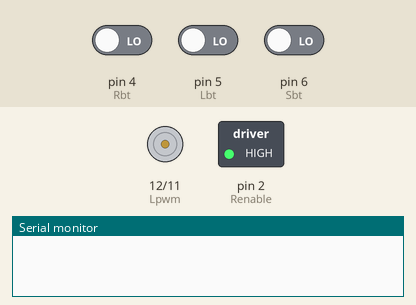
A sketch run on a simulated Arduino Uno, built with avr-gcc and run on an emulated ATmega328P. Shown: motor-driver pin pairs drawn as motors (green arrow = first pin HIGH = forward, orange = second pin HIGH = backward, longer = more drive, scaled by the enable pin), switched loads named in the sketch (green lamp = pin HIGH), the last lines printed to the serial monitor. Inputs (shaded band) come from the test bench; at power-on: pin 4 (Rbt) LOW, pin 5 (Lbt) LOW, pin 6 (Sbt) LOW.

Above: at 6.2 s.
6.3 s: pin 4 (Rbt) driven HIGH
At 8.1 s:
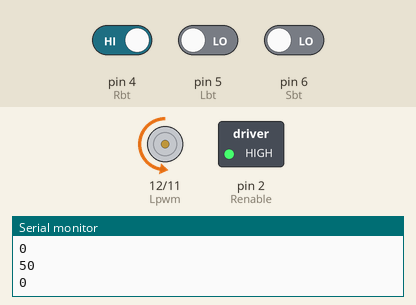
9.3 s: pin 5 (Lbt) driven HIGH
At 12.1 s:
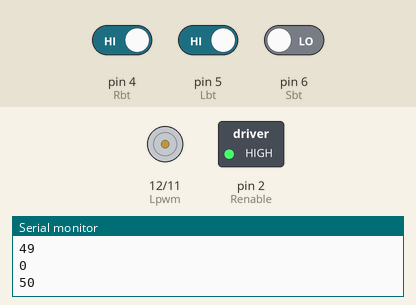
12.3 s: pin 5 (Lbt) driven LOW
At 15.2 s:
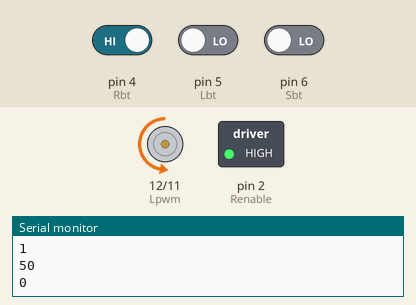
15.3 s: pin 6 (Sbt) driven HIGH
At 16.07 s:
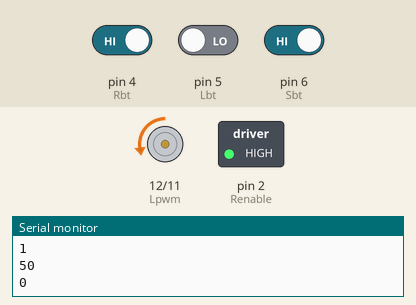
Timing chart, 0 to 18.3 s (numbered marks = the images above; inputs shaded):
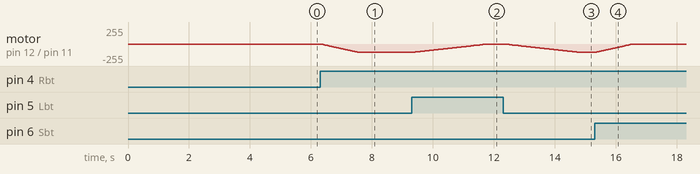

Measured:
- after the input at 6.3 s, motor on pin 12 (Lpwm) / pin 11 (Rpwm): moves from stopped to backward 127/255 over 1.2 s, starting at once
- after the input at 9.3 s, motor on pin 12 (Lpwm) / pin 11 (Rpwm): moves from backward 127/255 to stopped over 2.5 s, starting at once
- after the input at 12.3 s, motor on pin 12 (Lpwm) / pin 11 (Rpwm): moves from stopped to backward 127/255 over 2.5 s, starting after 0.05 s
- after the input at 15.3 s, motor on pin 12 (Lpwm) / pin 11 (Rpwm): moves from backward 127/255 to stopped over 1.2 s, starting at once

The sketch:

pwm.ino
```cpp
// SETUP DA PONTE H (PINAGEM)
// R: TRAÇÃO
// L: DESENROLA
int Renable = 2;
int Lenable = 3;
int Rpwm = 11;
int Lpwm = 12;

// BOTÕES (PINAGEM)
int Rbt = 4;  // TRAÇÃO
int Lbt = 5;  // DESENROLA
int Sbt = 6;  // PARADA

// VARIÁVEIS DE PROCESSO
int flag = 0;
int motorVal = 0;
int countTracao = 0;
int countDesenrola = 0;


/*
  Para os pinos INPUT, para definir como pull down (ler 5V ao pressionar), precisa definir como input pinMode(Rbt, INPUT) e na linha seguinte escrever digitalWrite(Rbt, LOW);
  Exemplo:
    Ao invés de usar:
      pinMode(botao, INPUT_PULL_DOWN); (antigo)
    Agora é assim:
      pinMode(botao, INPUT);
      digitalWrite(botao, LOW);

  Se quiser definir como PULL UP e ler 0V ao pressionar, precisa de um digitalWrite(Rbt, HIGH);
*/

void setup()
{
  Serial.begin(9600);
  pinMode(Rpwm, OUTPUT);
  pinMode(Lpwm, OUTPUT);
  pinMode(Renable, OUTPUT);
  pinMode(Lenable, OUTPUT);
  pinMode(Rbt, INPUT);
  pinMode(Lbt, INPUT);
  pinMode(Sbt, INPUT);
  digitalWrite(Rbt, LOW);
  digitalWrite(Lbt, LOW);
  digitalWrite(Sbt, LOW);
  digitalWrite(Lenable, HIGH);
  digitalWrite(Renable, HIGH);
  flag = 0;  // inicialmente máquina parada
  delay(5000);  // delay de 10s para inicializar
}

// flag = 0 máquina parada
// flag = 1 sistema recebeu comando para tracionar
// flag = 2 sistema recebeu comando para desenrolar
// flag = 3 máquina em operação (estado não diretamente acionado)

void loop()
{

  // botão de tração pressionado
  if(digitalRead(Rbt)){
    flag = 1;
  }

  // botão de desenrolar pressionado
  if(digitalRead(Lbt)){
    flag = 2;
  }

  if(digitalRead(Sbt)){
    flag = 0;
  }

  // máquina parada
  if(flag == 0){
    if(countTracao > 0){
      countTracao -= 1;
      delay(25);
      motorVal = int(countTracao*255/100);
      analogWrite(Rpwm, motorVal);
    }

    if(countDesenrola > 0){
      countDesenrola -= 1;
      delay(25);

      motorVal = int(countDesenrola*255/100);
      analogWrite(Lpwm, motorVal);
    }
  }

  // iniciando rampa de tração (countTracao < 50 evita que o botão seja pressionado consecutivamente)
  if(flag == 1 && countTracao < 50){
    if(countDesenrola > 0){
      countDesenrola -= 1;
      delay(25);
      motorVal = int(countDesenrola*255/100);
      analogWrite(Lpwm, motorVal);
    }
    countTracao += 1;
    delay(25);
    motorVal = int(countTracao*255/100);
    analogWrite(Rpwm, motorVal);
    Serial.println(countTracao);
    Serial.println(countDesenrola);
    if(countTracao == 50){
      flag = 3;
    }
  }

  // iniciando rampa de desenrolamento
  if(flag == 2 && countDesenrola < 50){
    if(countTracao > 0) {
      countTracao -= 1;
      delay(25);
      motorVal = int(countTracao*255/100);
      analogWrite(Rpwm, motorVal);
    }
    countDesenrola += 1;
    delay(25);
    motorVal = int(countDesenrola*255/100);
    analogWrite(Lpwm, motorVal);
    Serial.println(countTracao);
    Serial.println(countDesenrola);
    if(countDesenrola == 50){
      flag = 3;
    }
  }

  // a máquina estar em estado de flag 3 significa que não alteraremos a
  // escrita PWM.

}
```
